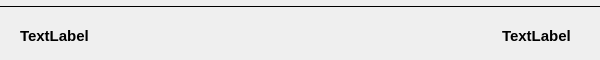
<?xml version="1.0" encoding="UTF-8"?>
<ui version="4.0">
 <class>Form</class>
 <widget class="QWidget" name="Form">
  <property name="geometry">
   <rect>
    <x>0</x>
    <y>0</y>
    <width>600</width>
    <height>60</height>
   </rect>
  </property>
  <property name="windowTitle">
   <string>Form</string>
  </property>
  <widget class="QLabel" name="label">
   <property name="geometry">
    <rect>
     <x>-30</x>
     <y>-14</y>
     <width>691</width>
     <height>21</height>
    </rect>
   </property>
   <property name="styleSheet">
    <string notr="true">border: 1px solid back;</string>
   </property>
   <property name="text">
    <string/>
   </property>
  </widget>
  <widget class="QWidget" name="horizontalLayoutWidget">
   <property name="geometry">
    <rect>
     <x>20</x>
     <y>20</y>
     <width>551</width>
     <height>31</height>
    </rect>
   </property>
   <layout class="QHBoxLayout" name="horizontalLayout">
    <item>
     <widget class="QLabel" name="label_2">
      <property name="font">
       <font>
        <pointsize>11</pointsize>
        <bold>true</bold>
       </font>
      </property>
      <property name="text">
       <string>TextLabel</string>
      </property>
     </widget>
    </item>
    <item>
     <spacer name="horizontalSpacer">
      <property name="orientation">
       <enum>Qt::Orientation::Horizontal</enum>
      </property>
      <property name="sizeHint" stdset="0">
       <size>
        <width>40</width>
        <height>20</height>
       </size>
      </property>
     </spacer>
    </item>
    <item>
     <widget class="QLabel" name="label_3">
      <property name="font">
       <font>
        <pointsize>11</pointsize>
        <bold>true</bold>
       </font>
      </property>
      <property name="text">
       <string>TextLabel</string>
      </property>
     </widget>
    </item>
   </layout>
  </widget>
 </widget>
 <resources/>
 <connections/>
</ui>
